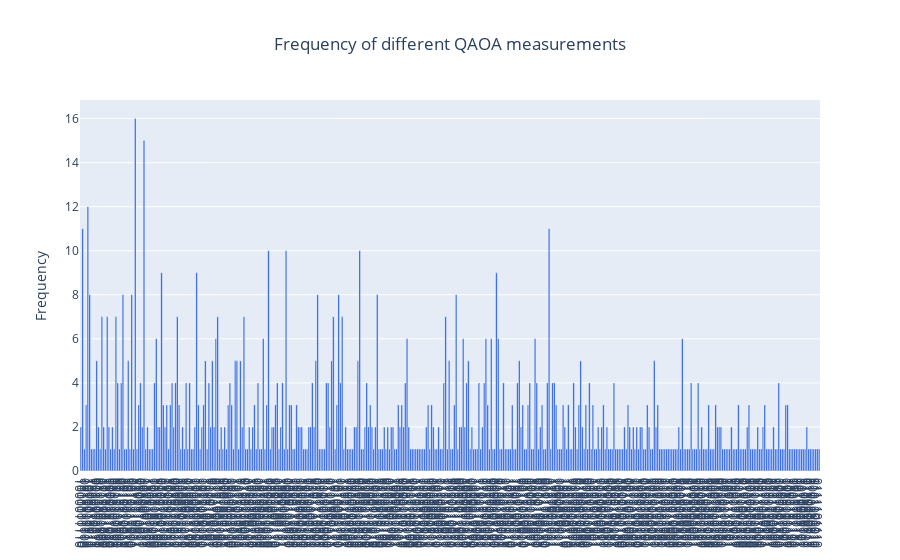

The cell this chart's notebook holds for it:
### Code cell
# Interactive Visualization of the QAOA Outputs
import plotly.graph_objects as go
names = list(counts.keys())
values = list(counts.values())
# Specify the plots
bar_plots = [
    go.Bar(x=names, y=values, name='Data', marker=go.bar.Marker(color='#0343df')),
]
# Customise some display properties
layout = go.Layout(
    title=go.layout.Title(text="Frequency of different QAOA measurements", x=0.5),
    yaxis_title="Frequency",
    xaxis_tickmode="array",
    xaxis_tickvals=list(range(len(names))),
    xaxis_ticktext=tuple(names),
)
# Make the multi-bar plot
fig = go.Figure(data=bar_plots, layout=layout)
# Tell Plotly to render it
fig.show()

### Figure 1 — Plotly figure (JSON) as saved in the notebook; plotly's stock layout.template omitted (floating-point values rounded to 4 significant figures; data arrays with more than 128 entries replaced by an {"elided": "..."} marker saying what was removed)
{"data": [{"marker": {"color": "#0343df"}, "name": "Data", "type": "bar", "x": {"elided": "422 str values"}, "y": {"elided": "422 int values"}}], "layout": {"title": {"text": "Frequency of different QAOA measurements", "x": 0.5}, "xaxis": {"tickmode": "array", "ticktext": {"elided": "422 str values"}, "tickvals": {"elided": "422 int values"}}, "yaxis": {"title": {"text": "Frequency"}}}}
